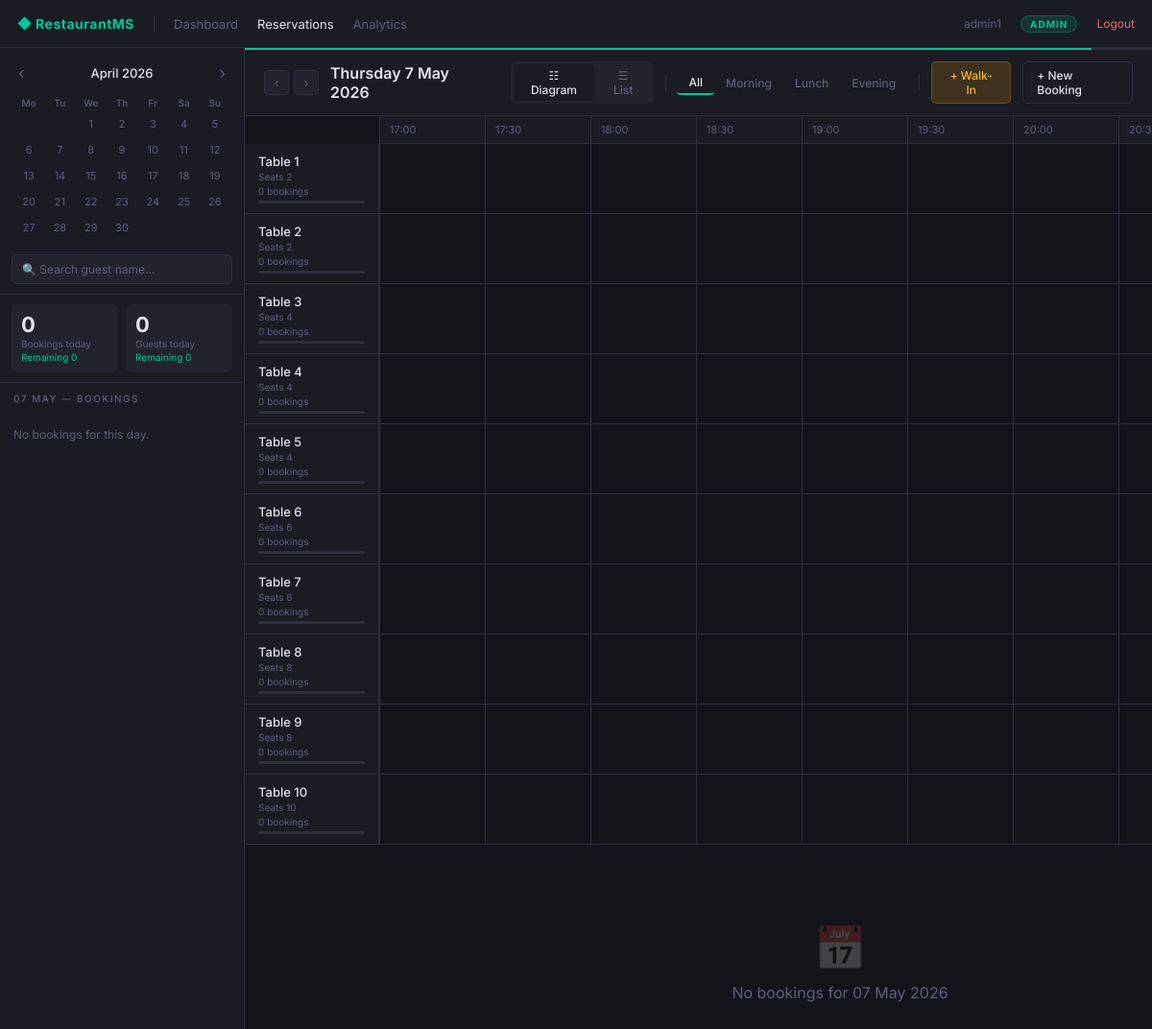
/admin/reservations.php?cal=2026-4&date=2026-05-07 (signed in), run on the app's committed database.
### tables this page shows
CREATE TABLE IF NOT EXISTS `tables` (
    id           INT         NOT NULL AUTO_INCREMENT PRIMARY KEY,
    table_number INT         NOT NULL UNIQUE,
    capacity     INT         NOT NULL DEFAULT 4,
    status       ENUM('available','occupied','reserved') NOT NULL DEFAULT 'available'
);

### admin/reservations.php (the view, shortened to what this page needs)
<?php
include("../config/db.php");
$role     = $_SESSION['user']['role'];
$username = $_SESSION['user']['username'];
$is_admin  = ($role === 'admin');
$is_waiter = ($role === 'waiter');
$can_act   = ($is_admin || $is_waiter);
$date      = $_GET['date'] ?? date('Y-m-d');
$prev_date = date('Y-m-d', strtotime("$date -1 day"));
$next_date = date('Y-m-d', strtotime("$date +1 day"));
$fmt_long  = date('l j F Y', strtotime($date));
$cal_y = (int)substr($date,0,4); $cal_m = (int)substr($date,5,2);
if (isset($_GET['cal'])) [$cal_y,$cal_m] = array_map('intval', explode('-',$_GET['cal']));
$tables_res = $conn->query("SELECT * FROM tables ORDER BY id");
$tables_arr = $tables_res->fetch_all(MYSQLI_ASSOC);
$bs = $conn->prepare("SELECT * FROM bookings WHERE booking_date=? AND status != 'cancelled' ORDER BY booking_time ASC");
$bs->bind_param("s",$date); $bs->execute();
$bookings_arr = $bs->get_result()->fetch_all(MYSQLI_ASSOC);
$total_b = count($bookings_arr);
$total_g = array_sum(array_column($bookings_arr,'num_guests'));
$active  = array_filter($bookings_arr, fn($b)=>!in_array($b['status'],['completed','cancelled']));
$rem_g   = array_sum(array_column($active,'num_guests'));
$table_bk_count = [];
function miniCal($y,$m,$sel) {
    $py=$m===1?$y-1:$y; $pm=$m===1?12:$m-1;
    $ny=$m===12?$y+1:$y; $nm=$m===12?1:$m+1;
    $ft=mktime(0,0,0,$m,1,$y); $dim=date('t',$ft); $dow=(int)date('N',$ft); $td=date('Y-m-d');
    $h='<div class="mc"><div class="mc-hd">';
    $h.="<a href='?cal={$py}-{$pm}&date=$sel'>&#8249;</a><span>".date('F Y',$ft)."</span><a href='?cal={$ny}-{$nm}&date=$sel'>&#8250;</a></div>";
    $h.='<table><tr>';
    foreach(['Mo','Tu','We','Th','Fr','Sa','Su'] as $d) $h.="<th>$d</th>";
    $h.='</tr><tr>';
    for($i=1;$i<$dow;$i++) $h.='<td></td>';
    $col=$dow;
    for($d=1;$d<=$dim;$d++){
        $ds=sprintf('%04d-%02d-%02d',$y,$m,$d); $c='';
        $h.="<td class='mc-day$c'><a href='?date=$ds'>$d</a></td>";
        if($col%7===0&&$d<$dim) $h.='</tr><tr>';
        $col++;
    }
    return $h.'</tr></table></div>';
}
$sc=['confirmed'=>['#0d9e78','#0a7d61'],'pending'=>['#d4920a','#b07a08'],
     'seated'   =>['#2271d4','#1a5aaa'],'completed'=>['#4a4e5a','#3a3e48'],
     'cancelled'=>['#c0392b','#962d22']];
$back=['admin'=>'../admin/dashboard.php','waiter'=>'../waiter/dashboard.php',
       'kitchen'=>'../kitchen/dashboard.php','cashier'=>'../cashier/dashboard.php'];
?>
<!DOCTYPE html>
<html lang="en">
<head>
<link rel="stylesheet" href="https://cdnjs.cloudflare.com/ajax/libs/font-awesome/6.5.0/css/all.min.css">
</head>
<body>
<div class="topbar">
  <span class="brand">&#9670; RestaurantMS</span>
  <a href="<?php echo $back[$role]; ?>" class="tb-nav">Dashboard</a>
  <a href="reservations.php" class="active tb-nav">Reservations</a>
  <?php if($is_admin): ?><a href="analytics.php" class="tb-nav">Analytics</a><?php endif; ?>
  <span class="tb-uname" style="font-size:12px;color:var(--mut);"><?php echo htmlspecialchars($username); ?></span>
  <span class="rbadge <?php echo $role; ?>"><?php echo $role; ?></span>
  <a href="../auth/logout.php" style="color:#e07070;font-size:12px;white-space:nowrap;">Logout</a>
</div>
<div class="layout">
<div class="sidebar" id="mainSidebar">
  <?php echo miniCal($cal_y,$cal_m,$date); ?>
  <div class="search-wrap">
    <input type="text" id="search-input" placeholder="&#128269; Search guest name...">
  </div>
  <div class="day-stats">
    <div class="sbox">
      <div class="sv"><?php echo $total_b; ?></div>
      <div class="sl">Bookings today</div>
      <div class="sr">Remaining <?php echo count($active); ?></div>
    </div>
    <div class="sbox">
      <div class="sv"><?php echo $total_g; ?></div>
      <div class="sl">Guests today</div>
      <div class="sr">Remaining <?php echo $rem_g; ?></div>
    </div>
  </div>
  <div class="bl-hdr"><?php echo date('d M', strtotime($date)); ?> — Bookings</div>
  <div id="bl">
  <?php if(empty($bookings_arr)): ?>
    <div style="padding:18px 14px;font-size:12px;color:var(--mut);">No bookings for this day.</div>
  <?php else: foreach($bookings_arr as $i=>$b):
    $c=$sc[$b['status']]??$sc['pending'];
    $ft=date('H:i',strtotime($b['booking_time']));
  ?>
    <div class="bitem" data-id="<?php echo $b['id'];?>" data-name="<?php echo htmlspecialchars(strtolower($b['customer_name']));?>"
         onclick="openDetail(<?php echo $i;?>)">
      <div class="bi-dot" style="background:<?php echo $c[0];?>;"></div>
      <div class="bi-info">
        <div class="bi-name"><?php echo htmlspecialchars($b['customer_name']);?></div>
        <div class="bi-sub"><?php echo $ft;?> &middot; Table <?php echo $b['assigned_table'];?></div>
      </div>
      <div class="bi-meta">
        <div class="bi-g"><?php echo $b['num_guests'];?> &#128100;</div>
        <div class="bi-t"><span class="sb sb-<?php echo $b['status'];?>"><?php echo $b['status'];?></span></div>
      </div>
    </div>
  <?php endforeach; endif; ?>
  </div>
</div>
<div class="main">
  <div class="refresh-bar"><div class="refresh-prog" id="ref-prog"></div></div>
  <div class="dhdr">
    <div class="dbtns">
      <a href="?date=<?php echo $prev_date;?>&cal=<?php echo date('Y-n',strtotime($prev_date));?>">&#8249;</a>
      <a href="?date=<?php echo $next_date;?>&cal=<?php echo date('Y-n',strtotime($next_date));?>">&#8250;</a>
    </div>
    <div class="dlabel"><?php echo $fmt_long;?></div>
    <div class="vtabs">
      <button class="vtab active" id="tab-d" onclick="switchView('d')">&#9783; Diagram</button>
      <button class="vtab"        id="tab-l" onclick="switchView('l')">&#9776; List</button>
    </div>
    <div class="ftabs">
      <button class="ftab active" onclick="filterTime('all',this)">All</button>
      <button class="ftab"        onclick="filterTime('morning',this)">Morning</button>
      <button class="ftab"        onclick="filterTime('lunch',this)">Lunch</button>
      <button class="ftab"        onclick="filterTime('evening',this)">Evening</button>
    </div>
    <?php if($can_act):?>
    <button class="btn btn-warn" onclick="openWalkIn()">&#43; Walk-In</button>
    <a href="../reserve.php" class="btn btn-ol" target="_blank">&#43; New Booking</a>
    <?php endif;?>
  </div>
  <div id="vdiagram">
  <div class="tl-wrap" id="tl-wrap">
    <div class="tl-top" id="tl-top">
      <?php for($t=T_S;$t<T_E;$t+=30):
        $slotIdx = ($t-T_S)/30;
        echo "<div class='tl-slt' id='slot-$slotIdx'>".sprintf('%02d:%02d',$t/60,$t%60)."</div>";
      endfor; ?>
    </div>
    <?php foreach($tables_arr as $table):
      $cnt = $table_bk_count[$table['id']] ?? 0;
      $occ = min(100, round($cnt / max(1,$total_b > 0 ? ceil($total_b/count($tables_arr)) : 1) * 100));
    ?>
    <div class="tl-row" data-table-id="<?php echo $table['id'];?>">
      <div class="tl-lbl">
        <div class="ln">Table <?php echo $table['id'];?></div>
        <div class="lc">Seats <?php echo $table['capacity'];?></div>
        <div class="lo" style="color:<?php echo $cnt>0?'var(--acc)':'var(--mut)';?>"><?php echo $cnt;?> booking<?php echo $cnt!=1?'s':'';?></div>
        <div class="occ-bar"><div class="occ-fill" style="width:<?php echo $occ;?>%"></div></div>
      </div>
      <div class="tl-grid">
        <?php for($t=T_S;$t<T_E;$t+=30): ?>
        <div class="tl-cell"></div>
        <?php endfor; ?>
      </div>
    </div>
    <?php endforeach; ?>
    <?php if(empty($bookings_arr)): ?>
    <div class="empty"><div class="empty-icon">&#128197;</div><p>No bookings for <?php echo date('d F Y',strtotime($date));?></p></div>
    <?php endif; ?>
  </div>
  </div>
</div>
</div>
</body>
</html>

### data on the page
tables: id "1", capacity "2", id "0", shows "s"
tables: id "2", capacity "2", id "0", shows "s"
tables: id "3", capacity "4", id "0", shows "s"
tables: id "4", capacity "4", id "0", shows "s"
tables: id "5", capacity "4", id "0", shows "s"
tables: id "6", capacity "6", id "0", shows "s"
tables: id "7", capacity "6", id "0", shows "s"
tables: id "8", capacity "8", id "0", shows "s"
tables: id "9", capacity "8", id "0", shows "s"
tables: id "10", capacity "10", id "0", shows "s"

### other printed values
$username "admin1"
$role "ADMIN"
date('F Y',$ft) "April 2026"
$d "Mo"
$d "Tu"
$d "We"
$d "Th"
$d "Fr"
$d "Sa"
$d "Su"
$total_b "0"
count($active) "0"
$total_g "0"
$rem_g "0"
date('d M', strtotime($date)) "07 MAY"
